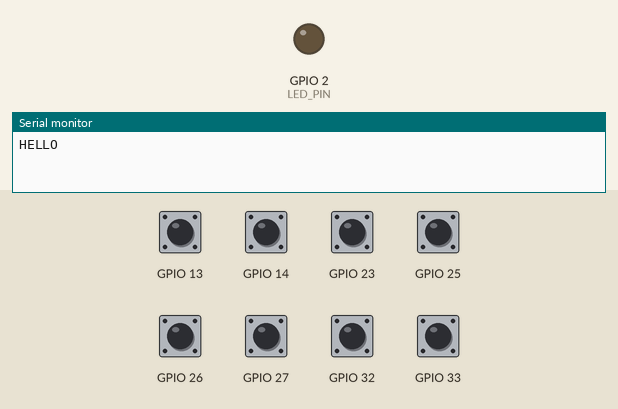
Recording of a sketch running on a simulated ESP32. Parts: output pins drawn as LEDs (lit = HIGH), the last lines printed to the serial monitor. The test bench sets the inputs (shaded band); at power-on: GPIO 13, GPIO 14, GPIO 23, GPIO 25–27, GPIO 32, GPIO 33 HIGH.

Above: at 1.2 s.
1.3 s: GPIO 13 pulled LOW for 0.15 s
At 1.39 s:
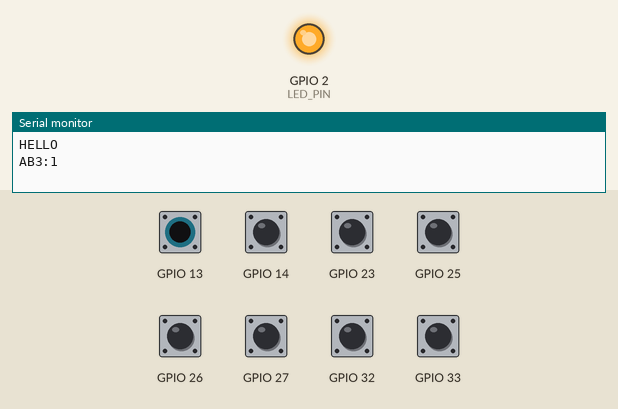
2.9 s: GPIO 25 pulled LOW for 0.15 s
At 3.5 s:
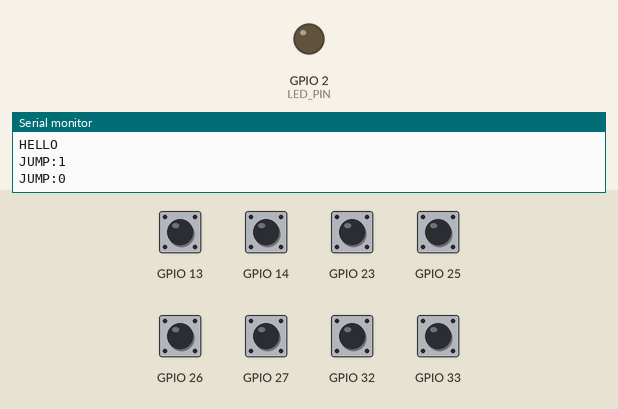
4.5 s: GPIO 26 pulled LOW for 0.15 s
At 5.8 s:
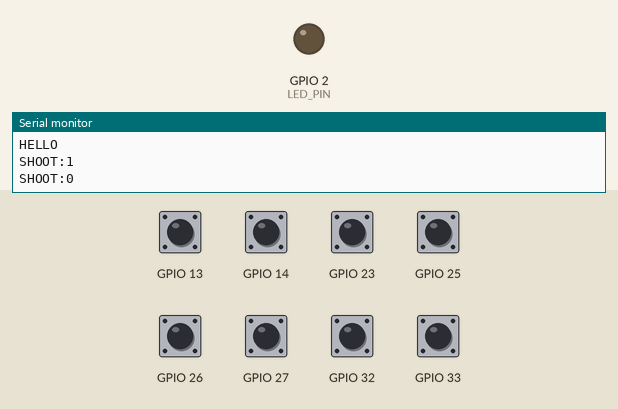
6.1 s: GPIO 32 pulled LOW for 0.15 s
At 7.1 s:
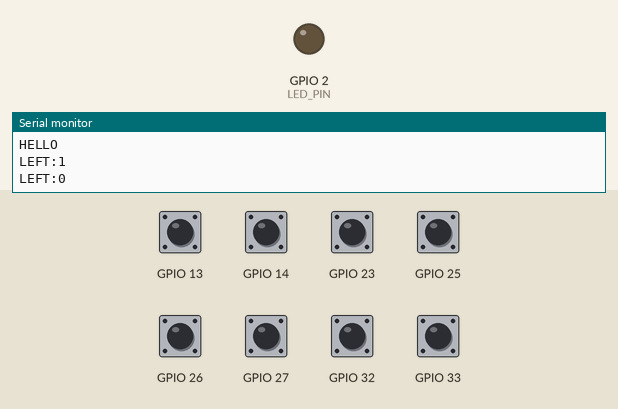
7.7 s: GPIO 33 pulled LOW for 0.15 s
At 7.79 s:
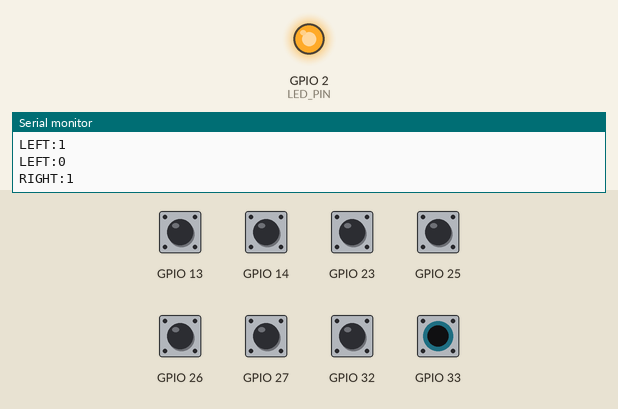
Timing chart, 0 to 10.3 s (numbered marks = the images above; inputs shaded):
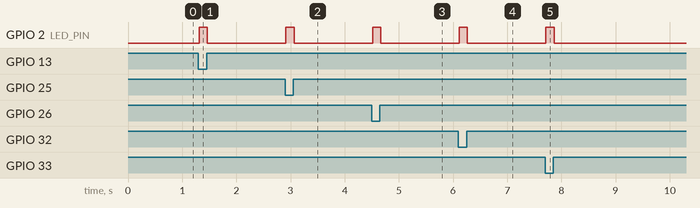

The sketch:

esp32_controller.ino
```cpp
/*
 * Group 1 - Pinnacle Project: ESP32 breadboard controller
 * Board : ESP32 Dev Module (USB-C), serial over USB (COM port), 115200 baud
 * Tool  : Arduino IDE -> Tools > Board > "ESP32 Dev Module"
 *
 * ---------------------------- PIN MAP ----------------------------
 *  Button      GPIO   Wire between GPIO and GND (internal pull-up used,
 *                     no resistor needed)         Game action / key
 *  LEFT        32                                  move_left   -> A
 *  RIGHT       33                                  move_right  -> D
 *  JUMP        25                                  jump        -> Space
 *  SHOOT       26                                  shoot_pad   -> J (auto-aim)
 *  ABILITY 1   27                                  ability_1   -> K
 *  ABILITY 2   14                                  ability_2   -> L
 *  ABILITY 3   13                                  ability_3   -> X
 *  ABILITY 4   23                                  ability_4   -> S
 *  Status LED  2  (on-board LED)                   lights while any button is held
 *  NOTE: change the numbers in BUTTONS[] below if your wiring differs.
 * -----------------------------------------------------------------
 *
 * Serial message format (one line per event, text, newline terminated):
 *     "<NAME>:<1|0>\n"      e.g.  "JUMP:1"  (pressed)   "JUMP:0"  (released)
 * On start-up and every 2 s the board also sends "HELLO" (heartbeat) so the
 * PC bridge can detect a dropped connection.
 */

struct Button {
  const char* name;       // text sent over serial
  uint8_t     pin;        // GPIO number
  bool        stable;     // debounced state (true = pressed)
  bool        lastRaw;    // last raw reading
  uint32_t    changedAt;  // time the raw reading last changed (ms)
};

Button BUTTONS[] = {
  {"LEFT",  32, false, false, 0},
  {"RIGHT", 33, false, false, 0},
  {"JUMP",  25, false, false, 0},
  {"SHOOT", 26, false, false, 0},
  {"AB1",   27, false, false, 0},
  {"AB2",   14, false, false, 0},
  {"AB3",   13, false, false, 0},
  {"AB4",   23, false, false, 0},
};
const int N_BUTTONS = sizeof(BUTTONS) / sizeof(BUTTONS[0]);

const uint8_t  LED_PIN       = 2;
const uint32_t DEBOUNCE_MS   = 15;    // ignore contact bounce shorter than this
const uint32_t HEARTBEAT_MS  = 2000;  // "HELLO" interval

uint32_t lastHeartbeat = 0;

void setup() {
  Serial.begin(115200);
  pinMode(LED_PIN, OUTPUT);
  for (int i = 0; i < N_BUTTONS; i++) {
    pinMode(BUTTONS[i].pin, INPUT_PULLUP);  // pressed = LOW
  }
  Serial.println("HELLO");
}

void loop() {
  uint32_t now = millis();
  bool anyHeld = false;

  for (int i = 0; i < N_BUTTONS; i++) {
    Button &b = BUTTONS[i];
    bool raw = (digitalRead(b.pin) == LOW);   // LOW = pressed (pull-up wiring)

    if (raw != b.lastRaw) {                   // reading changed -> restart timer
      b.lastRaw = raw;
      b.changedAt = now;
    }
    // Accept the new state only after it has been steady for DEBOUNCE_MS
    if ((now - b.changedAt) >= DEBOUNCE_MS && raw != b.stable) {
      b.stable = raw;
      Serial.print(b.name);
      Serial.print(':');
      Serial.println(b.stable ? 1 : 0);
    }
    if (b.stable) anyHeld = true;
  }

  digitalWrite(LED_PIN, anyHeld ? HIGH : LOW);

  if (now - lastHeartbeat >= HEARTBEAT_MS) {  // connection heartbeat
    lastHeartbeat = now;
    Serial.println("HELLO");
  }
}
```

Measured:
- after the input at 1.3 s, GPIO 2 (LED_PIN): LOW → HIGH at once, → LOW 0.15 s later
- after the input at 2.9 s, GPIO 2 (LED_PIN): LOW → HIGH at once, → LOW 0.15 s later
- after the input at 4.5 s, GPIO 2 (LED_PIN): LOW → HIGH at once, → LOW 0.15 s later
- after the input at 6.1 s, GPIO 2 (LED_PIN): LOW → HIGH at once, → LOW 0.15 s later
- after the input at 7.7 s, GPIO 2 (LED_PIN): LOW → HIGH at once, → LOW 0.15 s later
